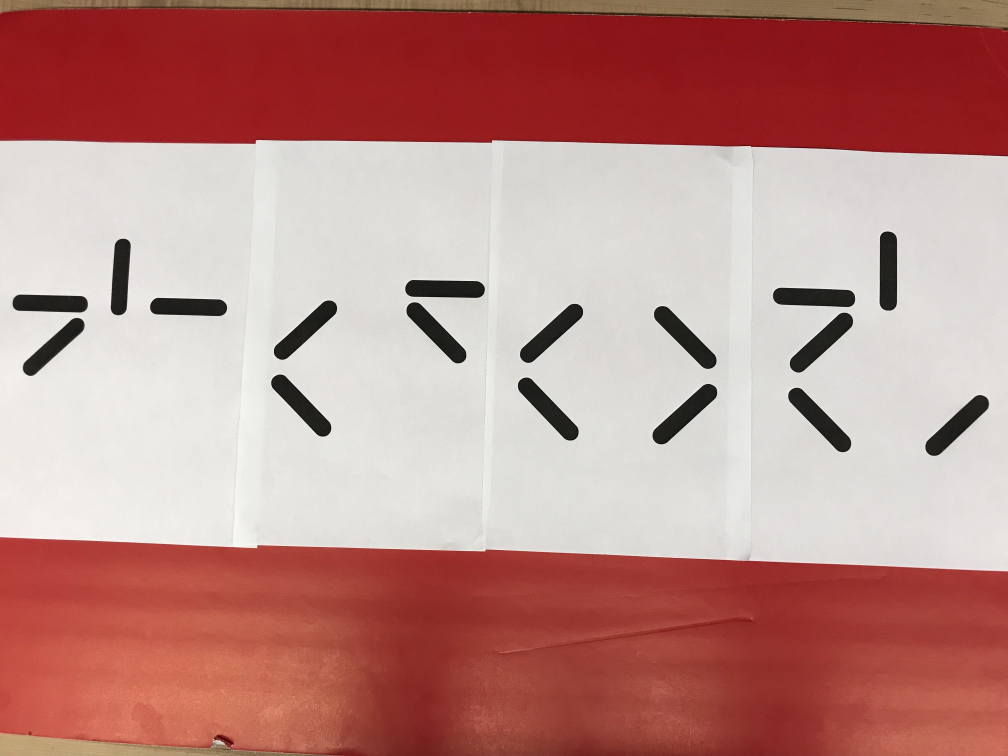
#> input picture src/c5/test4.jpg, 4032 x 3024 px (shown at 1/4 size)
$ python c5.py
#> lines starting #> are read from the running program, lines starting #| are printed output that depends on the picture; after the words box and inside, x2 and y2 are one past the last pixel; in counts of white or black regions, pixels touching at a corner belong together
import cv2
import numpy as np

DEBUG = False

def get_whitespace(img):
    x_pad = 50
    y_pad = 100
    _, binary = cv2.threshold(img, 127, 255, cv2.THRESH_BINARY)

    # Find contours
    contours, _ = cv2.findContours(binary, cv2.RETR_TREE, cv2.CHAIN_APPROX_SIMPLE)

    # Find largest gray contour
    max_contour = None
    max_area = 0
    for contour in contours:
        area = cv2.contourArea(contour)
        if area > max_area: # and cv2.mean(gray, mask=contour)[0] <= 200:
            max_contour = contour
            max_area = area

    # Draw bounding box around largest gray contour with green color
    x,y,w,h = cv2.boundingRect(max_contour)
    cv2.rectangle(img, (x,y), (x+w,y+h), (0,255,0), 2)


    # Crop image using bounding box of largest gray contour
    cropped = img[y+y_pad:y+h-y_pad, x+x_pad:x+w-x_pad]

    # [4 lines of commented-out code are left out]

    return cropped

def bound_character(img):
    # Define threshold for black color
    black_threshold = 30
    padding = 0

    # Initialize list to store coordinates of black pixels
    black_pixels = []

    # Loop through each pixel in the img
    for i in range(img.shape[0]):
        for j in range(img.shape[1]):
            # Get color value of pixel
            color = img[i,j]

            # Check if color is close to black
            if (color < black_threshold):
                # Pixel is black, store its coordinates
                black_pixels.append([i,j])


    black_pixels = np.array(black_pixels)
    x_min = black_pixels[:,0].min()
    x_max = black_pixels[:,0].max()
    y_min = black_pixels[:,1].min()
    y_max = black_pixels[:,1].max()
    return img[x_min-padding:x_max+padding, y_min-padding:y_max+padding]

def display(img):
    cv2.imshow('Image', img)
    cv2.waitKey(0)
    cv2.destroyAllWindows()

# Load img
img = cv2.imread('test4.jpg')
#> img is the input picture: shape (3024, 4032, 3); mean B, G, R 135.7, 140.9, 188.8
if DEBUG:
    display(img)

img = cv2.cvtColor(img, cv2.COLOR_BGR2GRAY)
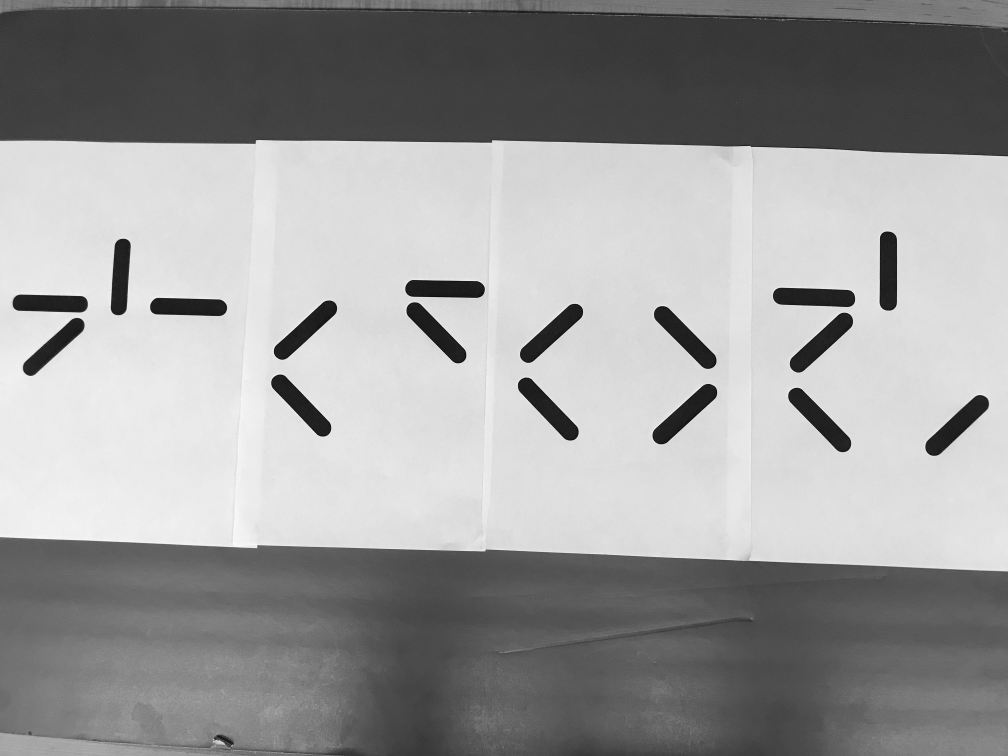
#> img: shape (3024, 4032) (shown at 1/4 size); min 0, max 255, mean 154.7
img = get_whitespace(img)
#> in get_whitespace, `_, binary = cv2.threshold(img, 127, 255, cv2.THRESH_BINARY)`:
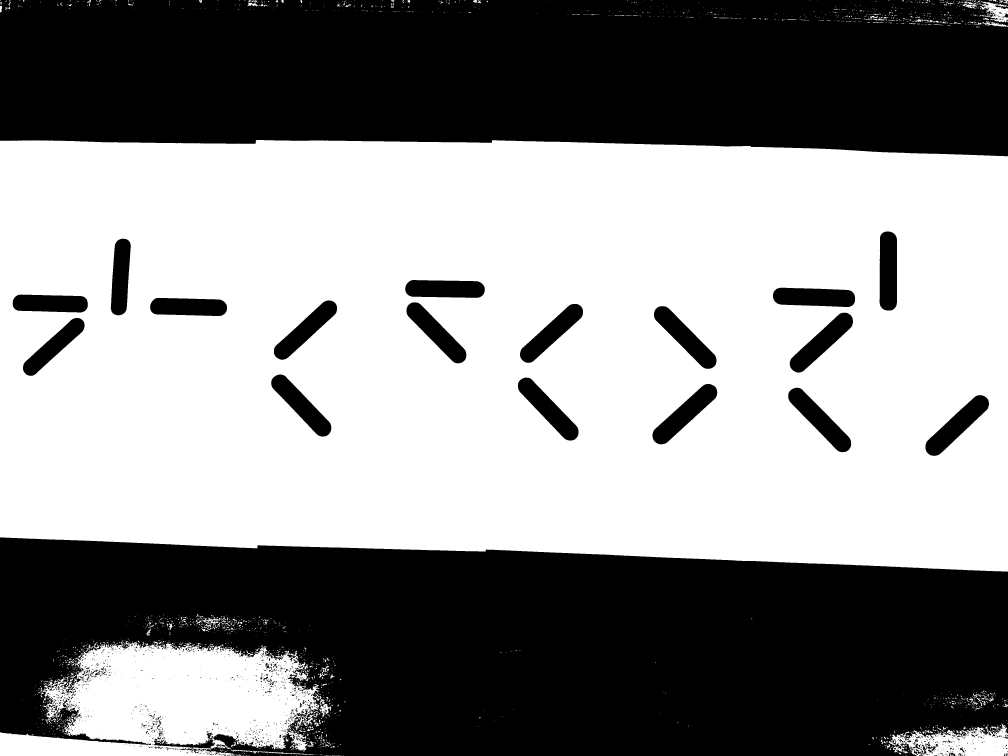
#> binary: shape (3024, 4032) (shown at 1/4 size); 54.9% white; 1661 black regions (1430 under 20 px)
#> in get_whitespace, `contours, _ = cv2.findContours(binary, cv2.RETR_TREE, cv2.CHAIN_APPROX..`: contours = 4673 contours, 4098 with area under 20; largest, box (x1, y1, x2, y2) and area: (0, 560, 4032, 2287) 6584938, (0, 2565, 1285, 3024) 401410, (3555, 2894, 4032, 3024) 37390, (3701, 1579, 3957, 1824) 22520, (3152, 1550, 3406, 1810) 22450
#> the loop in get_whitespace, `for contour in contours:` made 4673 passes
#> (area, max_area) on passes 34, 36, 45, 65, 456, 1658, 3676: (23.5, 23.5), (28, 28), (94.5, 94.5), (281.5, 281.5), (37390.5, 37390.5), (401410, 401410), (6584938.5, 6584938.5)
#> area on passes 38, 49: 25.5, 35
#> after the loop in get_whitespace, `for contour in contours:`: max_area = 6584938.5; max_contour = contour of 886 points, box (x1, y1, x2, y2) (0, 560, 4032, 2287), area 6584938
#> in get_whitespace, `x,y,w,h = cv2.boundingRect(max_contour)`: x = 0; y = 560; w = 4032; h = 1727
#> in get_whitespace, `cropped = img[y+y_pad:y+h-y_pad, x+x_pad:x+w-x_pad]`:
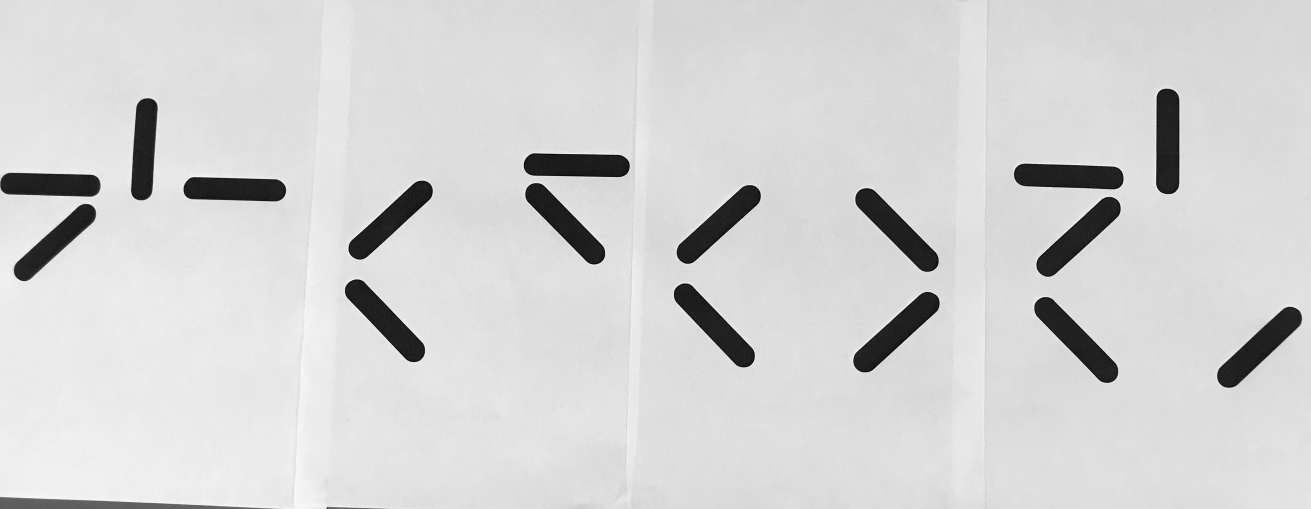
#> cropped: shape (1527, 3932) (shown at 1/3 size); min 0, max 255, mean 211.9
chunks = np.array_split(img, 4, axis=1)
#> chunks = 4 items

if DEBUG:
    display(img)
    for chunk in chunks:
        display(chunk)

templates = {i: cv2.imread(f'{i}.png', cv2.IMREAD_GRAYSCALE) for i in range(1,7)}
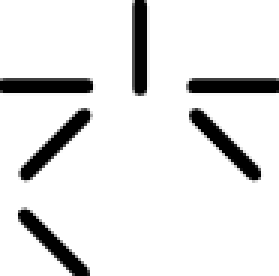
#> input picture src/c5/2.png, 93 x 92 px (shown 3 times larger)
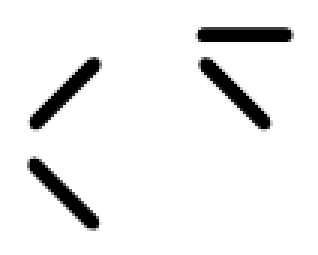
#> input picture src/c5/4.png, 106 x 85 px (shown 3 times larger)
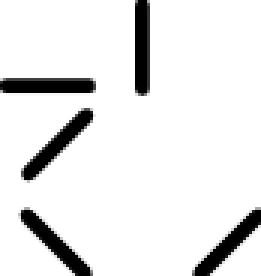
#> input picture src/c5/5.png, 87 x 92 px (shown 3 times larger)
#> templates = 6 items

threshold = 0.2
best_match_keys = []
for character in chunks:
    match_scores = []
    character = bound_character(character)
    for key, template in templates.items():
#> (the run stopped early here; a loop or call above may not have finished)
